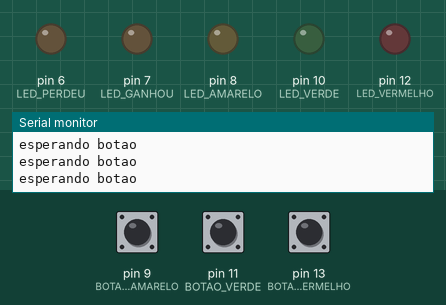
The sketch below on a simulated Arduino Uno, built with avr-gcc and run on an emulated ATmega328P. Shown: output pins drawn as LEDs (lit = HIGH), the last lines printed to the serial monitor. Inputs (shaded band) come from the test bench; at power-on: pin 11 (BOTAO_VERDE) HIGH, pin 9 (BOTAO_AMARELO) HIGH, pin 13 (BOTAO_VERMELHO) HIGH. Random numbers use the default seed unless the sketch sets one.

Above: at 3.8 s.
3.9 s: pin 11 (BOTAO_VERDE) pulled LOW for 0.15 s
At 4.8 s:
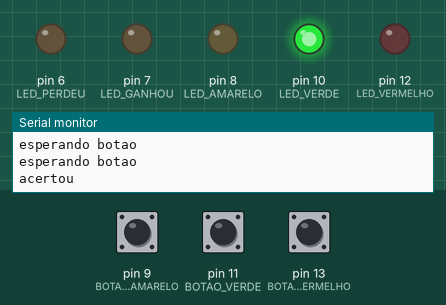
At 5.8 s:
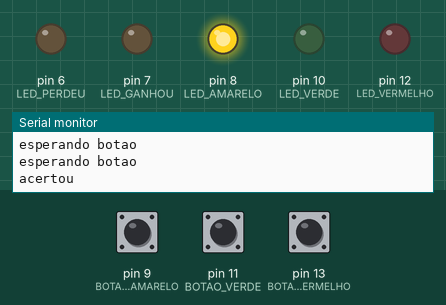
7.0 s: pin 11 (BOTAO_VERDE) pulled LOW for 1 s
10.2 s: pin 9 (BOTAO_AMARELO) pulled LOW for 3.2 s
At 15.9 s:
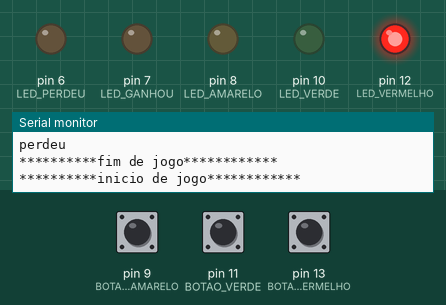
16.4 s: pin 9 (BOTAO_AMARELO) pulled LOW for 0.15 s
19.5 s: pin 13 (BOTAO_VERMELHO) pulled LOW for 3.2 s
25.7 s: pin 13 (BOTAO_VERMELHO) pulled LOW for 0.15 s
At 29.6 s:
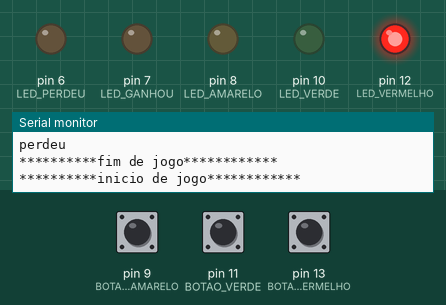
Timing chart, 0 to 29.8 s (numbered marks = the images above; inputs shaded):
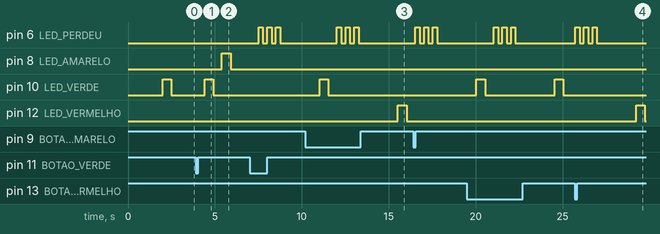

Measured:
- after the input at 3.9 s, pin 8 (LED_AMARELO): LOW → HIGH after 1.5 s, → LOW 0.50 s later; pin 10 (LED_VERDE): LOW → HIGH after 0.51 s, → LOW 0.50 s later
- after the input at 10.2 s, pin 12 (LED_VERMELHO): LOW → HIGH after 5.3 s, → LOW 0.50 s later
- after the input at 25.7 s, pin 12 (LED_VERMELHO): LOW → HIGH after 3.5 s, → LOW 0.50 s later
- by itself, pin 6 (LED_PERDEU): alternates HIGH for 0.25 s and LOW for 0.25 s, 6 changes in all, then stays LOW

The sketch:

Simon42-Versao2.ino
```cpp
#define LED_VERMELHO 12
#define LED_AMARELO 8
#define LED_VERDE 10

#define LED_PERDEU 6
#define LED_GANHOU 7

#define BOTAO_VERMELHO 13
#define BOTAO_AMARELO 9
#define BOTAO_VERDE 11

#define CODIGO_VERMELHO 0
#define CODIGO_AMARELO 1
#define CODIGO_VERDE 2

#define QUARTO_SEGUNDO 250
#define MEIO_SEGUNDO 500
#define DOIS_SEGUNDOS 2000

#define QUANTIDADE_DE_RODADAS 7
#define CONTAGEM_TENTATIVAS 120

void setup() {
  Serial.begin(9600);

  pinMode(LED_VERMELHO, OUTPUT);
  pinMode(LED_AMARELO, OUTPUT);
  pinMode(LED_VERDE, OUTPUT);
  pinMode(LED_PERDEU, OUTPUT);
  pinMode(LED_GANHOU, OUTPUT);

  pinMode(BOTAO_VERMELHO, INPUT_PULLUP);
  pinMode(BOTAO_AMARELO, INPUT_PULLUP);
  pinMode(BOTAO_VERDE, INPUT_PULLUP);

  tornar_aleatorio();
}

void tornar_aleatorio() {
  randomSeed(analogRead(A0));
}

void gerar_sequencia(int sequencia[QUANTIDADE_DE_RODADAS]){
    int i;
    for(i = 0; i < QUANTIDADE_DE_RODADAS; i++) {
      sequencia[i] = random(CODIGO_VERMELHO, CODIGO_VERDE + 1);
    }
}

int selecionar_led(int led){
  switch(led) {
    case CODIGO_VERMELHO:
      return LED_VERMELHO;
    break;
    case CODIGO_AMARELO:
      return LED_AMARELO;
    break;
    case CODIGO_VERDE:
      return LED_VERDE;
    break;
  }
}


int selecionar_botao(int led){
  switch(led) {
    case CODIGO_VERMELHO:
      return BOTAO_VERMELHO;
    break;
    case CODIGO_AMARELO:
      return BOTAO_AMARELO;
    break;
    case CODIGO_VERDE:
      return BOTAO_VERDE;
    break;
  }
}

void piscar_led(int led, int indice, int quantidade_de_vezes, int intervalo) {

  digitalWrite(led, HIGH);
  delay (intervalo);
  digitalWrite(led, LOW);
  delay (intervalo);

  if(indice == quantidade_de_vezes) {
    return;
  }

  indice++;
  piscar_led(led, indice, quantidade_de_vezes, intervalo);

}

void imprimir_sequencia(int sequencia[QUANTIDADE_DE_RODADAS], int contador){
  int i;
  int led;

  for(i = 0; i < contador; i++) {
    led = selecionar_led(sequencia[i]);
    piscar_led(led, 1, 1, MEIO_SEGUNDO);
  }

}

int ler_botao() {
  int botao = -1, tentativas = 0;

    do {
      Serial.println("esperando botao");
      if (digitalRead(BOTAO_VERMELHO) == 0){
        botao = BOTAO_VERMELHO;
        break;
      }

      if (digitalRead(BOTAO_AMARELO) == 0){
        botao = BOTAO_AMARELO;
        break;
      }

      if (digitalRead(BOTAO_VERDE) == 0){
        botao = BOTAO_VERDE;
        break;
      }

      tentativas++;
  } while(botao == -1 && tentativas < CONTAGEM_TENTATIVAS);

  return botao;
}

int ler_sequencia(int sequencia[QUANTIDADE_DE_RODADAS], int contador) {
  int i;

  for(i = 0; i < contador; i++) {
    Serial.print(i);
    Serial.print(" quer botao ");
    Serial.println(selecionar_botao(sequencia[i]));
    if(ler_botao() != selecionar_botao(sequencia[i])) {
      Serial.println("errou");
      return 0;
    }
    delay(MEIO_SEGUNDO);
  }

  Serial.println("acertou");
  return 1;

}

void loop() {
  Serial.println("**********inicio de jogo************");
  delay(DOIS_SEGUNDOS);

  int continuar = 1, contador = 0, ganhou;
  int sequencia[QUANTIDADE_DE_RODADAS];

  gerar_sequencia(sequencia);

  while(contador < QUANTIDADE_DE_RODADAS) {
    imprimir_sequencia(sequencia, contador + 1);
    ganhou = ler_sequencia(sequencia, contador + 1);

    if(!ganhou) {
      Serial.println("perdeu");
      break;
    }

    contador++;
  }

  if(ganhou) {
    piscar_led(LED_GANHOU, 1, 3, QUARTO_SEGUNDO);
  } else {
    piscar_led(LED_PERDEU, 1, 3, QUARTO_SEGUNDO);
  }

  Serial.println("**********fim de jogo************");
}
```
